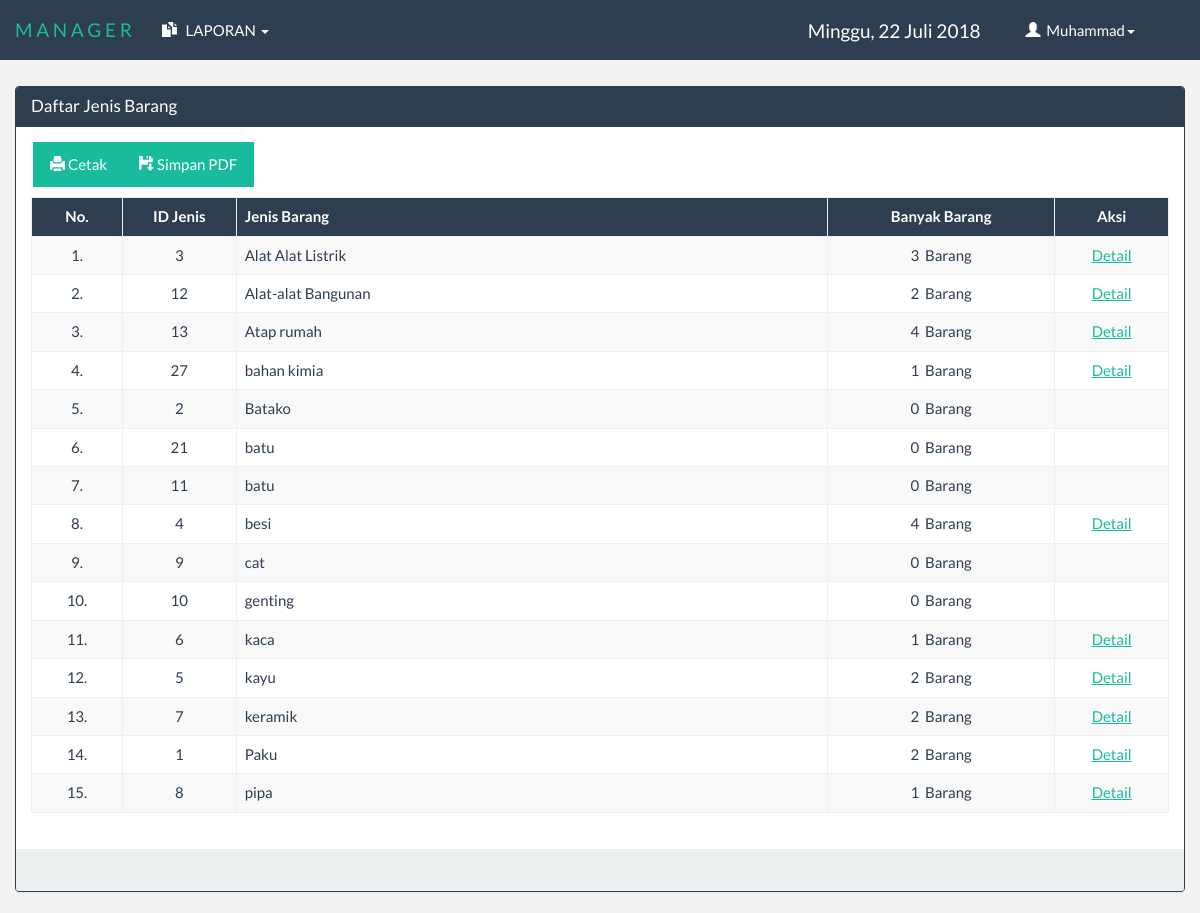
Screenshot of /manager/index.php?menu=lapjenisbarang (signed in) with the database file from the repository.
### tables this page shows
CREATE TABLE IF NOT EXISTS `tbl_jenis` (
  `id_jenis` int(11) NOT NULL AUTO_INCREMENT,
  `jenis` varchar(25) NOT NULL,
  PRIMARY KEY (`id_jenis`)
);

### library/fungsi.php (called while the page is built, shortened)
<?php
	class oop{
		function tampil($table,$cari,$urut){
			$sql="SELECT * FROM $table $cari $urut";
			$tampil=mysql_query($sql);
			while($data=mysql_fetch_array($tampil))
				$isi[]=$data;
			return @$isi;
		}
	}
?>

### laporan/laporan_jenis.php (the view, shortened to what this page needs)
<?php
	@$table = "tbl_jenis";
?>
<!DOCTYPE html>
<html>
<head>
</head>
<body>
<br><br><br><br>
<div class="container">
	<div class="row">
		<div class="panel panel-primary">
			<div class="panel-heading" style="height:40px;">
				<h3 class="panel-title pull-left">Daftar Jenis Barang</h3>
			</div>
			<div class="panel-body">
				<div class="col-md-12" style="margin-bottom:10px;">
					<div class="col-md-4" style="margin-left:-27px;">
						<div class="input-group">
							<div class="input-group-btn">
								<a href="../laporan/cetak_jenisbarang.php" target="_blank" class="btn btn-success"><div class="glyphicon glyphicon-print"></div>&nbsp;Cetak</a>
								<a href="../laporan/cetak_pdf.php?menu=jenisbarang" target="_blank" class="btn btn-success"><div class="glyphicon glyphicon-floppy-save"></div>&nbsp;Simpan PDF</a>
							</div>
						</div>
					</div>
				</div>
				<table class="table table-bordered table-hover table-striped">
					<thead>
						<tr id="pri">
							<th width="8%"><center>No.</center></th>
							<th width="10%"><center>ID Jenis</center></th>
							<th>Jenis Barang</th>
							<th width="20%"><center>Banyak Barang<center></th>
							<th width="10%"><center>Aksi</center></th>
						</tr>
					</thead>
					<tbody>
						<?php
							$sql = $aksi->tampil($table,"","ORDER BY jenis ASC");
							@$no = 0;
							if ($sql =="") {
								echo "<tr><td align='center' colspan='5'>Data Tidak Ada</td></tr>";
							}else{
								foreach ($sql as $data) {
									$no++;
									@$kd = $data['id_jenis'];
								@$jml = mysql_num_rows(mysql_query("SELECT * FROM tbl_barang WHERE id_jenis = '$kd'"));
						?>
							<tr>
								<td align="center"><?php echo $no; ?>.</td>
								<td align="center"><?php echo $data['id_jenis']; ?></td>
								<td><?php echo $data['jenis']; ?></td>
								<td align="center"><?php echo $jml; ?>  &nbsp;Barang</td>
								<td align="center">
<a href="#" data-toggle="modal" data-target="#<?php echo $kd ?>"><?php if($jml > 0){echo "Detail";} ?></a>
								</td>
							</tr>
						<?php } } ?>
					</tbody>
				</table>
			</div>
			<div class="panel-footer">&nbsp;</div>
		</div>
	</div>
</div>
</body>
</html>

### manager/index.php (shortened to what this page needs)
<?php
	include "../library/fungsi.php";
	@$aksi = new oop();
	@$home = "../index.php";
	@$tipe = "1";
	$aksi->ceklogin($home,$tipe);
?>
<!DOCTYPE html>
<html>
<head>
    <link rel="stylesheet" type="text/css" href="../css/bootstrap.css">
    <link rel="stylesheet" type="text/css" href="../css/style.css">
    <link rel="stylesheet" href="../fonts/glyphicons-halflings-regular.svg">
</head>
<body>
	<nav class="navbar navbar-default navbar-fixed-top" role="navigation">
		<div class="navbar-header">
			<a class="navbar-brand" href="index.php">M A N A G E R</a>
		</div>
		<div class="navbar-collapse collaspse">
			<ul class="nav navbar-nav">
				<li class="dropdown" id="hov">
					<a class="dropdown-toggle" data-toggle="dropdown" href="#" id="laporan"><div class="glyphicon glyphicon-duplicate"></div>&nbsp;&nbsp; LAPORAN <span class="caret"></span>
					</a>
				</li>
			</ul>
			<ul class="nav navbar-nav navbar-right" style="margin-right:50px;">
				<li class="dropdown" id="hov">
					<a class="dropdown-toggle" data-toggle="dropdown" href="#" id="akun"><div class="glyphicon glyphicon-user"></div>&nbsp;&nbsp;<?php echo $_SESSION['nama']; ?><span class="caret"></span></a>
				</li>
			</ul>
			<ul class="nav navbar-nav navbar-right">
				<li>
					<h4><a style="text-decoration:none;color:white;margin-right:30px;margin-top:10px;" class="nav navbar-nav navbar-right">
					</a></h4>
				</li>
			</ul>
		</div>
	</nav>
	<?php
		switch (@$_GET['menu']) {
			case 'lapjenisbarang':include '../laporan/laporan_jenis.php';break;
		}
	?>
</body>
</html>

### css/style.css (style rules this page uses)
#pri { background-color: #2c3e50; color: white; }

### manager/index.php (style rules this page uses)
body { background-color: rgba(0, 0, 0, 0.05); }

### rows the page displays
tbl_jenis: id_jenis "3", jenis "Alat Alat Listrik", jml "3", shows "Detail"
tbl_jenis: id_jenis "12", jenis "Alat-alat Bangunan", jml "2", shows "Detail"
tbl_jenis: id_jenis "13", jenis "Atap rumah", jml "4", shows "Detail"
tbl_jenis: id_jenis "27", jenis "bahan kimia", jml "1", shows "Detail"
tbl_jenis: id_jenis "2", jenis "Batako", jml "0"
tbl_jenis: id_jenis "21", jenis "batu", jml "0"
tbl_jenis: id_jenis "11", jenis "batu", jml "0"
tbl_jenis: id_jenis "4", jenis "besi", jml "4", shows "Detail"
tbl_jenis: id_jenis "9", jenis "cat", jml "0"
tbl_jenis: id_jenis "10", jenis "genting", jml "0"
tbl_jenis: id_jenis "6", jenis "kaca", jml "1", shows "Detail"
tbl_jenis: id_jenis "5", jenis "kayu", jml "2", shows "Detail"
tbl_jenis: id_jenis "7", jenis "keramik", jml "2", shows "Detail"
tbl_jenis: id_jenis "1", jenis "Paku", jml "2", shows "Detail"
tbl_jenis: id_jenis "8", jenis "pipa", jml "1", shows "Detail"

### other values shown
$_SESSION['nama'] "Muhammad"
